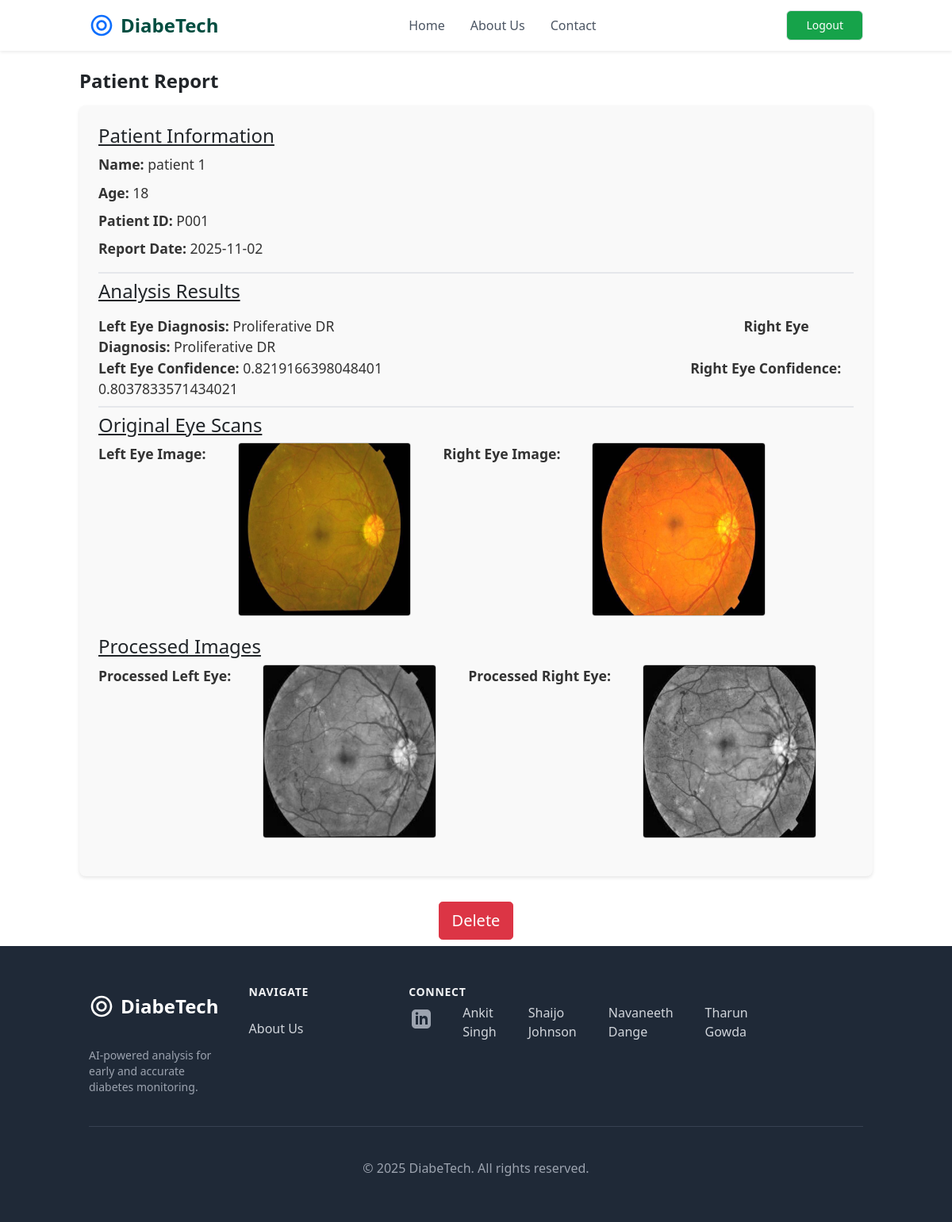
The app's page /patient-report/P001 (signed in) with its own data.
### retinopathy/modules.py (models this page shows, shortened)
class Patient(db.Model):
    patient_id = db.Column(db.String(20), unique = True, nullable = False, primary_key = True)
    name = db.Column(db.String(100), nullable = False)
    age = db.Column(db.Integer, nullable = False)
    sex = db.Column(db.String(10), nullable = False)
    RightEye_image_file = db.Column(db.String(100), nullable = False, default = 'default.jpg')
    LeftEye_image_file = db.Column(db.String(100), nullable = False, default = 'default.jpg')
    RightEye_diagnosis = db.Column(db.String(200), nullable = False)
    LeftEye_diagnosis = db.Column(db.String(200), nullable = False)
    date_uploaded = db.Column(db.DateTime, nullable = False, default = datetime.utcnow)
    user_id = db.Column(db.Integer, db.ForeignKey('user.id'), nullable = False)
    processed_RightEye_image_file = db.Column(db.String(100), nullable = True)
    processed_LeftEye_image_file = db.Column(db.String(100), nullable = True)
    RightEye_prediction = db.Column(db.Integer, nullable = True)
    LeftEye_prediction = db.Column(db.Integer, nullable = True)

### retinopathy/routes.py (the view)
@app.route('/patient-report/<patient_id>')
@login_required
def patient_report(patient_id):
    patient = Patient.query.get_or_404(patient_id)
    return render_template('patientreport.html', patient=patient, patient_id=patient_id)

### retinopathy/modules.py (called while the page is built)
@login_manager.user_loader
def load_user(user_id):
    return User.query.get(int(user_id))

### retinopathy/templates/patientreport.html (shortened to what this page needs)
{% extends "layout.html" %}
{% block content %}
    <div class="container">
    <main>
        <h1 class="mt-6 flex font-semibold">Patient Report</h1>
        <div class="report-section">
            <div class="patient-info border-b-2 pb-2 mb-2">
                <h2 class="underline">Patient Information</h2>
                <p><strong>Name:</strong> {{ patient.name }}</p>
                <p><strong>Age:</strong> {{ patient.age }}</p>
                <p><strong>Patient ID:</strong> {{ patient.patient_id }}</p>
                <p><strong>Report Date:</strong> {{ patient.date_uploaded.strftime('%Y-%m-%d') }}</p>
            </div>
            <div class="analysis-results border-b-2 pb-2 mb-2">
                <h2 class="underline mb-3">Analysis Results</h2>
                <span><strong>Left Eye Diagnosis:</strong> {{ patient.LeftEye_diagnosis }}</span>
                <span class="ml-64 pl-64"><strong>Right Eye Diagnosis:</strong> {{ patient.RightEye_diagnosis }}</span>
                <br>
                <span><strong>Left Eye Confidence:</strong> {{ patient.LeftEye_prediction }}</span>
                <span class="ml-64 pl-32"><strong>Right Eye Confidence:</strong> {{ patient.RightEye_prediction }}</span>
            </div>
            <h2 class="underline">Original Eye Scans</h2>
            <div class="eye-images flex space-x-10">
                <p><strong>Left Eye Image:</strong></p>
                <img src="{{ url_for('static', filename='Eye_pictures/' + patient.LeftEye_image_file) }}" alt="Left Eye Image" class="report-image">
                <p><strong>Right Eye Image:</strong></p>
                <img src="{{ url_for('static', filename='Eye_pictures/' + patient.RightEye_image_file) }}" alt="Right Eye Image" class="report-image">
            </div>
            <h2 class="underline">Processed Images</h2>
            <div class="processed_images flex space-x-10">
                <p><strong>Processed Left Eye:</strong></p>
                <img src="{{ url_for('static', filename='processed_images/' + patient.processed_LeftEye_image_file) }}" alt="Processed Left Eye" class="report-image">
                <p><strong>Processed Right Eye:</strong></p>
                <img src="{{ url_for('static', filename='processed_images/' + patient.processed_RightEye_image_file) }}" alt="Processed Right Eye" class="report-image">
            </div>
        </div>
    </main>
</div>
    <form action="{{ url_for('delete_post', patient_id = patient.patient_id )}}" method="POST" style="display:inline ;">
        <div class="text-center width: 100%;">
            <button type="submit" class="btn btn-danger btn-lg" onclick="return confirm('Are you sure you want to delete this post?');">Delete</button>
        </div>
    </form>
{% endblock content %}

### retinopathy/templates/patientreport.html (style rules this page uses)
.report-section { background-color: #f9f9f9; padding: 1.5em; border-radius: 8px; box-shadow: 0 2px 4px rgba(0, 0, 0, 0.1); margin-bottom: 2em; margin-top: 1em; }
.report-image { max-width: 23%; height: auto; border: 1px solid #ccc; border-radius: 4px; margin-top: 0.5em; margin-bottom: 1.5em; }
h1, h2 { font-size: 1.5em; }
p { font-size: 1.1em; color: #333; margin: 0.5em 0; }
span { font-size: 1.1em; color: #333; margin: 0.5em 0; }

### records on screen
Patient: name "patient 1", age "18", patient_id "P001", date_uploaded "2025-11-02", LeftEye_diagnosis "Proliferative DR", RightEye_diagnosis "Proliferative DR", LeftEye_prediction "0.8219166398048401", RightEye_prediction "0.8037833571434021", LeftEye_image_file (picture), RightEye_image_file (picture), processed_LeftEye_image_file (picture), processed_RightEye_image_file (picture)
